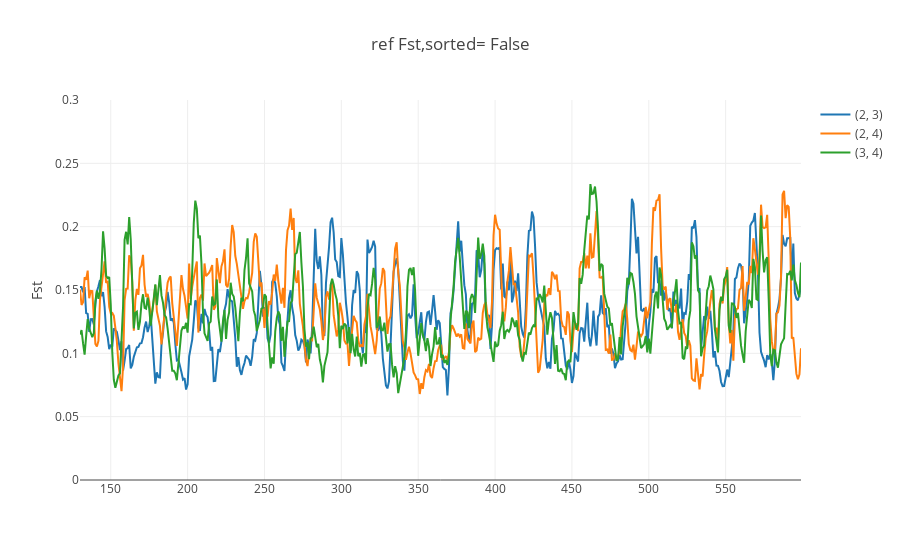

The notebook cell saved with this chart:
### Code cell
from structure_tools.Tutorial_subplots import fst_window_plot


fst_window_plot(Fst_window,ref_labels,sort= False,window_range= Windows_range)

### Figure 1 — Plotly figure (JSON) as saved in the notebook; plotly's stock layout.template omitted (floating-point values rounded to 4 significant figures; data arrays with more than 128 entries replaced by an {"elided": "..."} marker saying what was removed)
{"data": [{"name": "(2, 3)", "type": "scatter", "uid": "ef7c90d9-1db0-49fd-8e79-d26bb5681bc8", "x": {"elided": "470 int values"}, "y": {"elided": "470 float values"}}, {"name": "(2, 4)", "type": "scatter", "uid": "95d71c6d-4899-445c-951d-15685a30f78b", "x": {"elided": "470 int values"}, "y": {"elided": "470 float values"}}, {"name": "(3, 4)", "type": "scatter", "uid": "639987e6-c2e4-42e5-b2d5-48fe12099f20", "x": {"elided": "470 int values"}, "y": {"elided": "470 float values"}}], "layout": {"title": "ref Fst,sorted= False", "xaxis": {"title": ""}, "yaxis": {"range": [0, 0.3], "title": "Fst"}}}
